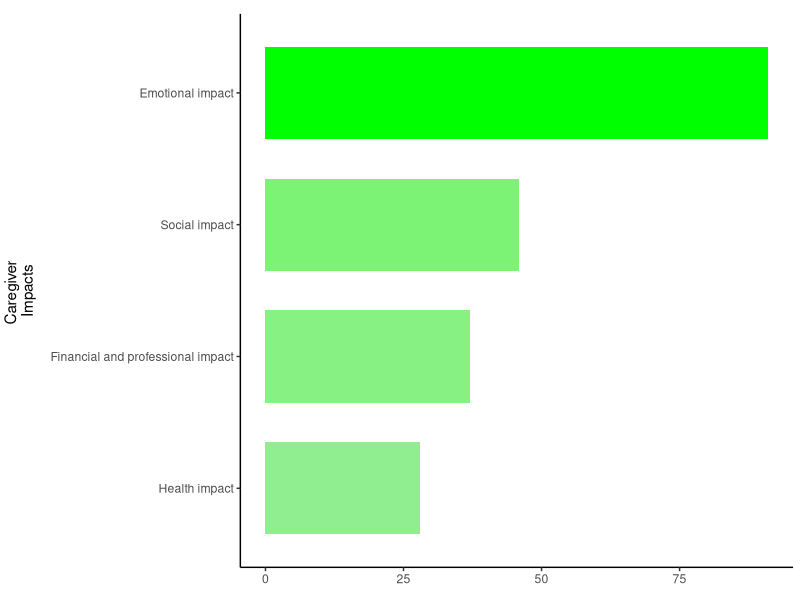
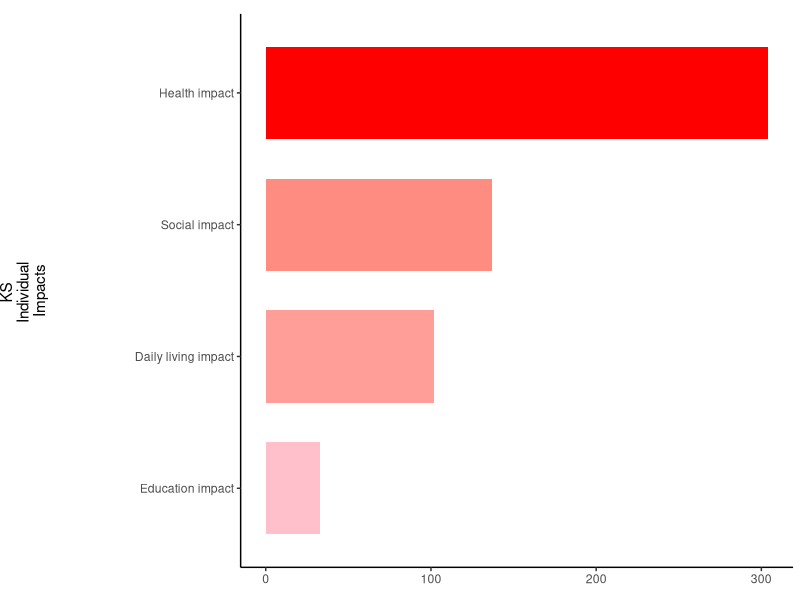
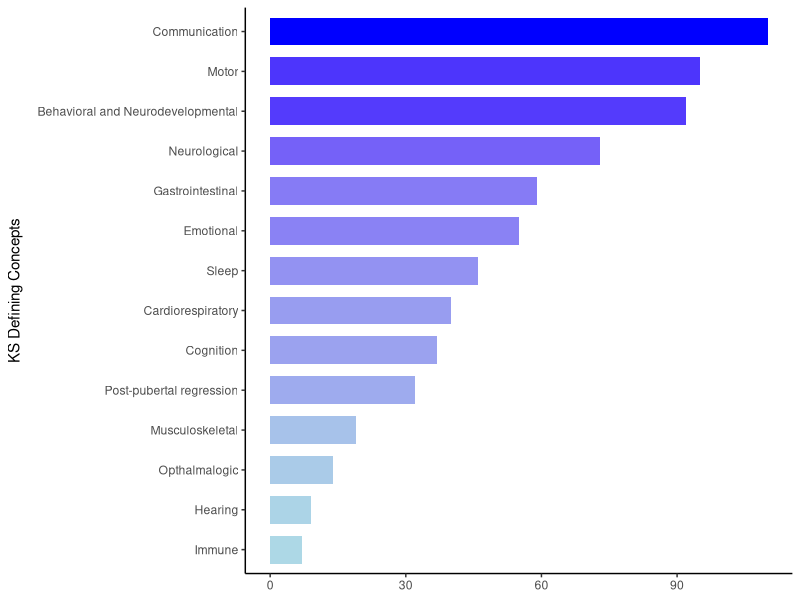
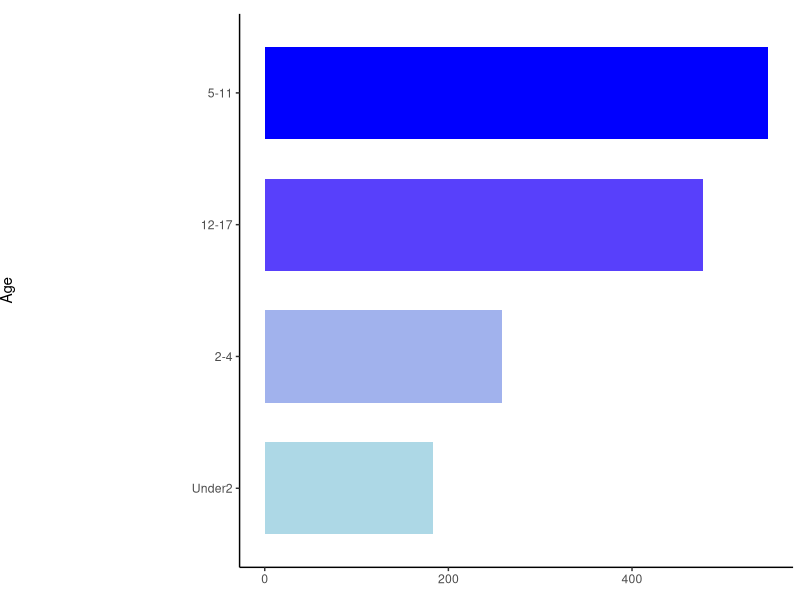
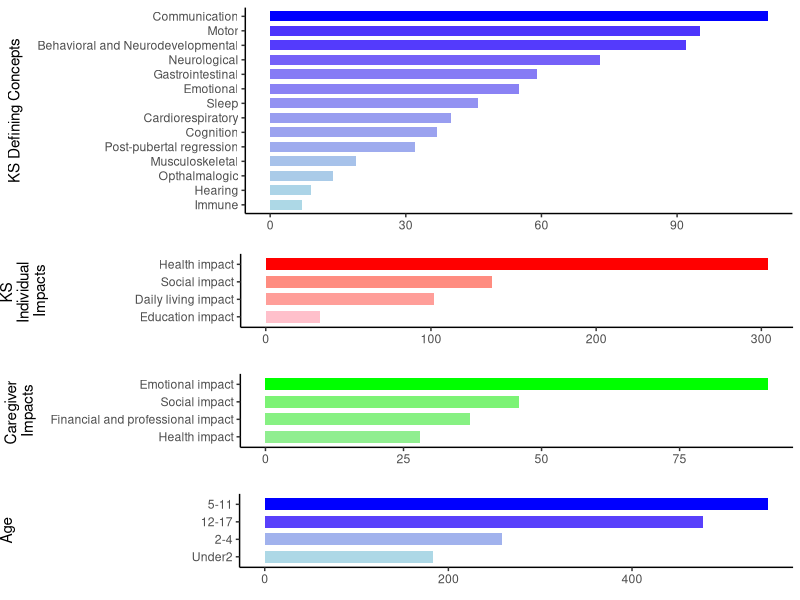

Generate these figures, in order, with R:
## ---- chunk 1
knitr::opts_chunk$set(echo = TRUE)
## ---- chunk 2
library(readxl)
library(dplyr)
KSdata <- read_excel("KS_data.xlsx", sheet = 1)
## ---- chunk 3
KSD <- KSdata[2:15, ]
KSD1 <- KSD |>
  select(c("...1", "Total references"))
colnames(KSD1) <- c("KDC", "total")
## ---- chunk 4
KSI <- KSdata[18:21, ]
KSI1 <- KSI |>
  select(c("...1", "Total references"))
colnames(KSI1) <- c("KII", "total")
## ---- chunk 5
CI <- KSdata[24:27, ]
CI1 <- CI |>
  select(c("...1", "Total references"))
colnames(CI1) <- c("CI", "total")
## ---- chunk 6
Age <- KSdata |>
  select(c(2:5))
Age <- colSums(Age, na.rm = TRUE)
Age <- as.data.frame(t(Age))
rownames(Age) <- 'total'
colnames(Age) <- c("Under2", "2-4", "5-11", "12-17")
## ---- chunk 7
library(ggplot2)
library(gridExtra)
## ---- chunk 8
CI1$color_value <- CI1$total / sum(CI1$total)
p1 <- ggplot(CI1, aes(x = total, y = reorder(CI, total), fill = color_value)) +
  geom_bar(stat="identity", width = 0.7) +
  scale_fill_gradient(low="lightgreen", high="green") +
  theme_classic() +
  theme(legend.position = "none",
        plot.margin = margin(t = 10, r = 5, b = 10, l = 3, unit = "pt")) +
  labs(x = NULL, y = "Caregiver 
Impacts")
p1 <- p1 + theme(
  axis.title.y = element_text(margin = margin(t = 0, r = 10, b = 0, l = 0, unit = "pt"))
)
p1
## ---- chunk 9
KSI1$color_value <- KSI1$total / sum(KSI1$total)
p2 <- ggplot(KSI1, aes(x = total, y = reorder(KII, total), fill = color_value)) +
  geom_bar(stat="identity", width = 0.7) +
  scale_fill_gradient(low="pink", high="red") +
  theme_classic() +
  theme(legend.position = "none",
        axis.title.y = element_text(),
        plot.margin = margin(t = 10, r = 5, b = 10, l = 0, unit = "pt")) +
  labs(x = NULL, y = "KS 
Individual 
Impacts")
p2 <- p2 + theme(
  axis.title.y = element_text(margin = margin(t = 0, r = 62, b = 0, l = 0, unit = "pt"))
)
p2
## ---- chunk 10
KSD1$color_value <- KSD1$total / sum(KSD1$total)
p3 <- ggplot(KSD1, aes(x = total, y = reorder(KDC, total), fill = color_value)) +
  geom_bar(stat="identity", width = 0.7) +
  scale_fill_gradient(low="lightblue", high="blue") +
  theme_classic() +
  theme(legend.position = "none") +
  labs(x = NULL, y = "KS Defining Concepts")
p3 <- p3 + theme(
  axis.title.y = element_text(margin = margin(t = 0, r = 10, b = 0, l = 0, unit = "pt"))
)
p3
## ---- chunk 11
Age_transposed <- as.data.frame(t(Age))
Age1 <- data.frame(age = row.names(Age_transposed), total = unlist(Age_transposed, use.names = FALSE))
row.names(Age1) <- NULL
## ---- chunk 12
Age1$color_value <- Age1$total / sum(Age1$total)
p4 <- ggplot(Age1, aes(x = total, y = reorder(age, total), fill = color_value)) +
  geom_bar(stat="identity", width = 0.7) +
  scale_fill_gradient(low="lightblue", high="blue") +
  theme_classic() +
  theme(legend.position = "none",
        axis.title.y = element_text(),
        plot.margin = margin(t = 10, r = 5, b = 10, l = 0, unit = "pt")) +
  labs(x = NULL, y = "Age")
p4 <- p4 + theme(
  axis.title.y = element_text(margin = margin(t = 0, r = 127, b = 0, l = 0, unit = "pt"))
)
p4
## ---- chunk 13
p5 <- grid.arrange(p3, p2, p1, p4, ncol = 1, heights = c(2, 1, 1, 1))
p5
